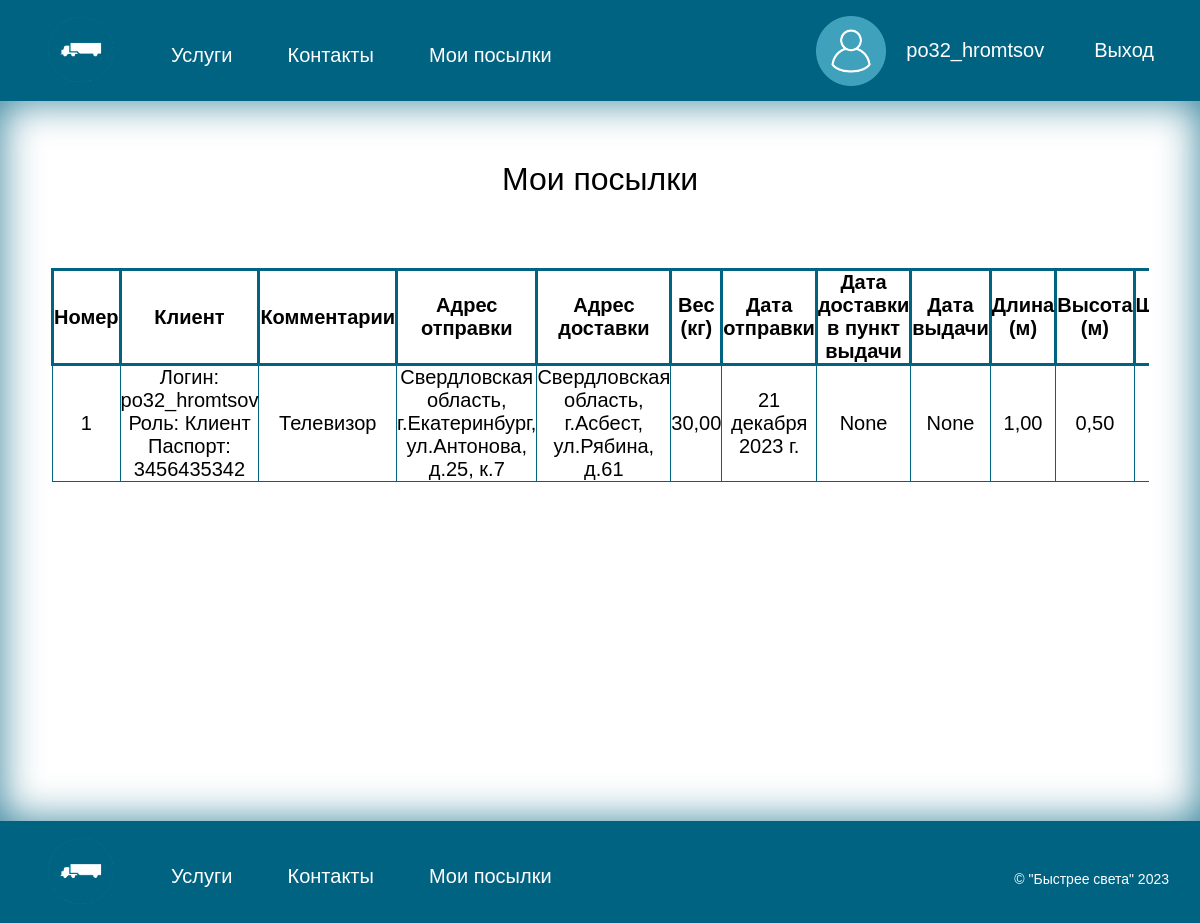
The app's page /mypakeges/ (signed in) with its own data.
### navigate/models.py (models this page shows, shortened)
class CustomUser(AbstractUser):
    ROLE_CHOICES = [
        ('Клиент', 'Клиент'),
        ('Сотрудник', 'Сотрудник'),
        ('Водитель', 'Водитель'),
        ('Администратор', 'Администратор'),
    ]
    first_name = models.CharField(max_length=50, verbose_name='Имя', null=True)
    last_name = models.CharField(max_length=50, verbose_name='Фамилия', null=True)
    patronymic = models.CharField(max_length=50, verbose_name='Отчество', null=True)
    phone_number = models.CharField(max_length=11, verbose_name='Номер телефона', null=True)
    passport = models.CharField(max_length=10, verbose_name='Серия номер паспорта', unique=True, null=True)
    date_of_birth = models.DateField(verbose_name='Дата рождения', null=True)
    role = models.CharField(max_length=200,
                              choices=ROLE_CHOICES,
                              default='Клиент',
                              verbose_name='Роль')
    def __str__(self):
        if(self.role == 'Клиент'):
            return "Логин:  " + self.username + " Роль: " + str(self.role)  + " Паспорт: " + str(self.passport)
        else:
            return "Логин:  " + self.username + " Роль: " + str(self.role)
    class Meta:
        verbose_name = "Пользователя"
        verbose_name_plural = "Пользователи"

class Package(models.Model):
    STATUS_CHOICES = [
        ('Принят от клиента', 'Принят от клиента'),
        ('Отправлен на склад', 'Отправлен на склад'),
        ('Отправлен на склад в город назначения', 'Отправлен на склад в город назначения'),
        ('Принят на складе в городе назначения', 'Принят на складе в городе назначения'),
        ('Отправлен в пункт выдачи', 'Отправлен в пункт выдачи'),
        ('Принят в пункте выдачи', 'Принят в пункте выдачи'),
        ('Утерян', 'Утерян'),
        ('Заявка на перевозку', 'Заявка на перевозку'),
        ('Утилизирован', 'Утилизирован'),
        ('Выдан', 'Выдан'),
    ]
    client_id = models.ForeignKey(
        settings.AUTH_USER_MODEL,
        on_delete=models.SET_NULL,
        related_name='Packages_as_client',
        verbose_name='Клиент',
        null=True,
    )
    comments = models.CharField(max_length=500, verbose_name='Комментарии', null=True, blank=True)
    sending_address = models.ForeignKey(
        'PointIssue',
        on_delete=models.SET_NULL,
        related_name='Packages_as_sending_address',
        verbose_name='Адрес отправки',
        null=True,
    )
    delivery_address =models.ForeignKey(
        'PointIssue',
        on_delete=models.SET_NULL,
        related_name='Packages_as_delivery_address',null=True,
        verbose_name='Адрес доставки',
    )
    weight = models.DecimalField(max_digits=10, decimal_places=2, verbose_name='Вес(кг)')
    date_of_receipt = models.DateField(verbose_name='Дата отправки')
    delivery_date = models.DateField(verbose_name='Дата доставки в пункт выдачи', null=True, blank=True,)
    date_of_issue = models.DateField(verbose_name='Дата выдачи', null=True, blank=True,)
    length = models.DecimalField(max_digits=10, decimal_places=2, verbose_name='Длина(м)')
    height = models.DecimalField(max_digits=10, decimal_places=2, verbose_name='Высота(м)')
    width = models.DecimalField(max_digits=10, decimal_places=2, verbose_name='Ширина(м)')
    cost = models.DecimalField(max_digits=10, decimal_places=2, verbose_name='Стоимость доставки')
    cargo_category = models.ForeignKey('CargoCategory', on_delete=models.SET_NULL, null=True,
                                         verbose_name='Категория груза')
    status = models.CharField(max_length=200,
                              choices=STATUS_CHOICES,
                              default='Заявка на перевозку',
                              verbose_name='Статус')
    car_id = models.ForeignKey('Car', on_delete=models.SET_NULL, null=True, blank=True,
                                       verbose_name='Номер Машины')
    class Meta:
        verbose_name = "Посылку"
        verbose_name = "Посылку"
        verbose_name_plural = "Посылки"

class PointIssue(models.Model):
    region = models.CharField(max_length=200, verbose_name='Регион')
    city = models.CharField(max_length=200, verbose_name='Город')
    street = models.CharField(max_length=200, verbose_name='Улица')
    home = models.CharField(max_length=10, verbose_name='Дом')
    corpus = models.CharField(max_length=10, verbose_name='Корпус', null=True, blank=True)
    warehouse_id = models.ForeignKey('Warehouse', on_delete=models.SET_NULL,null=True, verbose_name='Cклад')
    class Meta:
        verbose_name = "Пункт выдачи"
        verbose_name_plural = "Пункты выдачи"
    def __str__(self):
        if (str(self.corpus) == "None"):
            return str(self.region) + ", г." + str(self.city) + ", ул." + str(self.street) + ", д." + str(self.home)
        else:
            return str(self.region) + ", г." + str(self.city) + ", ул." + str(self.street) + ", д." + str(
                self.home) + ", к." + str(self.corpus)

### navigate/views.py (the view)
# urls.py: path('mypakeges/', views.personalPackages, name='mypakeges'),
@login_required
def personalPackages(request):
    user = request.user
    if user.is_authenticated and not user.is_anonymous:
        packages = Package.objects.filter(client_id = user)
        return render(request, 'mypakeges.html', {'user': user, 'packages': packages})
    else:
        return redirect('login')

### navigate/models.py (called while the page is built)
    def __str__(self):
        return f"{self.name} ({self.comments})  коэф:{self.coefficient}"

### templates/mypakeges.html (shortened to what this page needs)
{% extends 'base.html' %}
{%load static %}
{% block content %}
<main>
    <div class="container">
    <h2 style="text-align: center; margin-bottom: 20px;">Мои посылки</h2>
            <div class="scroll-1">
     <table>
        <thead >
        <tr class="tr-1">
            <th>Номер</th>
            <th>Клиент</th>
            <th>Комментарии</th>
            <th>Адрес отправки</th>
            <th>Адрес доставки</th>
            <th>Вес (кг)</th>
            <th>Дата отправки</th>
            <th>Дата доставки в пункт выдачи</th>
            <th>Дата выдачи</th>
            <th>Длина (м)</th>
            <th>Высота (м)</th>
            <th>Ширина (м)</th>
        </tr>
    </thead>
    <tbody>
        {% for p in packages %}
        <tr class="tr-1">
            <td>{{ p.id }}</td>
            <td>{{ p.client_id }}</td>
            <td>{{ p.comments }}</td>
            <td>{{ p.sending_address }}</td>
            <td>{{ p.delivery_address }}</td>
            <td>{{ p.weight }}</td>
            <td>{{ p.date_of_receipt }}</td>
            <td>{{ p.delivery_date }}</td>
            <td>{{ p.date_of_issue }}</td>
            <td>{{ p.length }}</td>
            <td>{{ p.height }}</td>
            <td>{{ p.width }}</td>
        </tr>
        {% empty %}
        <p>Нет посылок.</p>
        {% endfor %}
        </tbody>
    </table>
        </div>
    </div>
</main>
{% endblock %}

### templates/base.html (shortened to what this page needs)
<!DOCTYPE html>
<html lang="ru">
<head>
    {%load static %}
    <link rel="stylesheet" href="{% static "css/style.css" %}">
</head>
<body >
    <header>
        <nav class="container header-nav">
            <a href="{%url 'home'%}">
                <img src="{% static "image/logo.png" %}" alt="лого" height="70" width="70">
            </a>
            <ul class="nav-list">
               {% if user.role == 'Клиент' or  not user.is_authenticated %}
                <li class="nav-list-item"><a href="{%url 'services'%}" style="color: #FFFFFF">Услуги</a></li>
                <li class="nav-list-item"><a href="{%url 'contact'%}" style="color: #FFFFFF">Контакты</a></li>
                    {%if user.is_authenticated %}
                        <li class="nav-list-item"><a href="{%url 'mypakeges'%}" style="color: #FFFFFF">Мои посылки</a></li>
                    {% endif %}
                {% elif user.role == 'Сотрудник' or user.role == 'Администратор' %}
                <li class="nav-list-item"><a href="{%url 'employeerpakages'%}" style="color: #FFFFFF">Посылки</a></li>
                <li class="nav-list-item"><a href="{%url 'createPakagesEmployeer'%}" style="color: #FFFFFF">Создать Посылку</a></li>
                {% endif %}
            </ul>
            <div class="signin">
                {% if user.is_authenticated %}
                    <a href="{%url 'account'%}" style="color: #FFFFFF">
                        <div class="user-header">
                            <img src="{% static "image/user2.png" %}" alt="лого" height="70" width="70">
                            <p class="user-header-p">{{user.username}}</p>
                        </div>
                    </a>
                    <a href="{% url 'logout' %}" style="margin-left: 20px; color: #FFFFFF">Выход</a>
                {% else %}
                    <a href="{%url 'login'%}" style="color: #FFFFFF">Войти</a>
                    <a href="{%url 'signup'%}" style="margin-left: 20px;color: #FFFFFF">Зарегистрироваться</a>
                {% endif %}
            </div>
        </nav>
    </header>
    {% block content %}
    {% endblock %}
    <footer>
        <div class="container header-nav">
            <a href="{%url 'home'%}">
                <img src="{% static "image/logo.png" %}" alt="лого" height="70" width="70">
            </a>
             <ul class="nav-list">
               {% if user.role == 'Клиент' or  not user.is_authenticated %}
                <li class="nav-list-item"><a href="{%url 'services'%}" style="color: #FFFFFF">Услуги</a></li>
                <li class="nav-list-item"><a href="{%url 'contact'%}" style="color: #FFFFFF">Контакты</a></li>
                    {%if user.is_authenticated %}
                        <li class="nav-list-item"><a href="{%url 'mypakeges'%}" style="color: #FFFFFF">Мои посылки</a></li>
                    {% endif %}
                {% elif user.role == 'Сотрудник' or user.role == 'Администратор' %}
                <li class="nav-list-item"><a href="{%url 'employeerpakages'%}" style="color: #FFFFFF">Посылки</a></li>
                <li class="nav-list-item"><a href="{%url 'createPakagesEmployeer'%}" style="color: #FFFFFF">Создать Посылку</a></li>
                {% endif %}
            </ul>
            <p class="copiright">&copy; "Быстрее света" 2023</p>
        </div>
    </footer>
</body>
</html>

### static/css/style.css (style rules this page uses)
* { color: black; padding: 0px; margin: 0px; border: none; font-size: 20px; font-family: Arial, Helvetica, sans-serif; }
*, *::before, *::after { box-sizing: border-box; }
a, a:link, a:visited { text-decoration: none; }
aside, nav, footer, header, section, main { display: block; }
h1, h2, h3, h4, h5, h6, p { font-size: inherit; font-weight: inherit; }
ul, ul li { list-style: none; }
img { vertical-align: top; }
img, svg { max-width: 100%; height: auto; }
.container { max-width: 1170px; margin-left: auto; margin-right: auto; padding-left: 16px; padding-right: 16px; margin-bottom: 0; margin-top: 0; }
header { padding: 10px 0px; background-color: #006382; }
.header-nav { display: flex; justify-content: flex-start; }
.nav-list { display: flex; justify-content: flex-start; align-items: center; }
.nav-list-item { margin-top: 10px; margin-left: 25px; color: white; }
.signin { display: flex; align-items: center; margin-left: auto; }
footer { margin: 0; background-color: #006382; padding: 10px 0; }
.copiright { color: white; display: flex; align-items: center; margin-left: auto; font-size: 14px; margin-top: 15px; }
main { min-height: 100vh; padding-top: 40px; padding-bottom: 40px; box-shadow: inset 0px 0px 40px rgba(0, 99, 130, 0.8); }
.container { width: 1170px; margin-left: auto; margin-right: auto; padding-left: 16px; padding-right: 16px; margin-bottom: 0; margin-top: 0; }
body { min-width: 1170px; }
main { min-height: 90vh; padding-top: 40px; padding-bottom: 40px; box-shadow: inset 0px 0px 40px rgba(0, 99, 130, 0.8); }
h2 { font-size: 32px; text-align: center; margin-top: 20px; margin-bottom: 20px; }
.user-header { display: flex; align-item: center; flex-direction: row; justify-content: center; text-align: center; }
.user-header-p { margin-left: 20px; color: white; display: flex; text-align: center; justify-content: center; align-items: center; }
a { color:#666; background-image: linear-gradient(to top, #feffff, #006382); background-repeat: no-repeat; background-size: 0 100%; border-radius: 4px; text-decoration: none; padding: 5px 15px; transition: 0.3s; }
.scroll-1 { overflow: auto; margin: 0 20px; }
.tr-1 { font-size: 16px; }
.tr-1 th, .tr-1 td { min-width: 50px; }
.tr-1 td { text-align: center; }
td { margin-top: 20px; border: 1px solid #006382; }
th { border: 3px solid #006382; }
table { margin-top: 50px; border-collapse: collapse; }

### records on screen
CustomUser: username "po32_hromtsov"
Package: id "1", client_id "Логин: po32_hromtsov Роль: Клиент Паспорт: 3456435342", comments "Телевизор", sending_address "Свердловская область, г.Екатеринбург, ул.Антонова, д.25, к.7", delivery_address "Свердловская область, г.Асбест, ул.Рябина, д.61", weight "30,00", date_of_receipt "21 декабря 2023 г.", delivery_date "None", date_of_issue "None", length "1,00", height "0,50"
